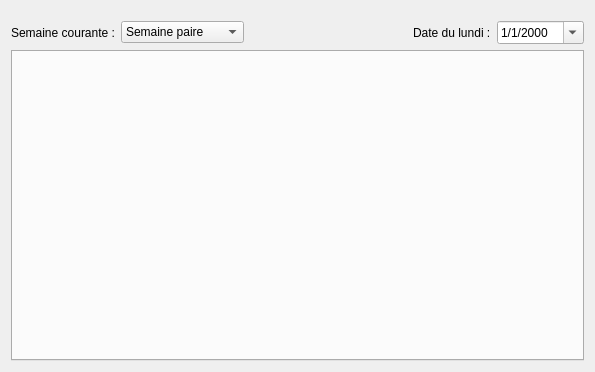
<?xml version="1.0" encoding="UTF-8"?>
<ui version="4.0">
 <class>UsersPage</class>
 <widget class="QWizardPage" name="UsersPage">
  <property name="geometry">
   <rect>
    <x>0</x>
    <y>0</y>
    <width>595</width>
    <height>372</height>
   </rect>
  </property>
  <property name="windowTitle">
   <string/>
  </property>
  <property name="title">
   <string>Elèves</string>
  </property>
  <property name="subTitle">
   <string>Sélectionner les élèves qui auront des khôlles dans chaque matière</string>
  </property>
  <layout class="QVBoxLayout" name="verticalLayout">
   <item>
    <layout class="QHBoxLayout" name="horizontalLayout">
     <property name="leftMargin">
      <number>0</number>
     </property>
     <property name="topMargin">
      <number>10</number>
     </property>
     <item>
      <widget class="QLabel" name="label">
       <property name="text">
        <string>Semaine courante :</string>
       </property>
      </widget>
     </item>
     <item>
      <widget class="QComboBox" name="comboBox">
       <item>
        <property name="text">
         <string>Semaine paire</string>
        </property>
       </item>
       <item>
        <property name="text">
         <string>Semaine impaire</string>
        </property>
       </item>
      </widget>
     </item>
     <item>
      <spacer name="horizontalSpacer">
       <property name="orientation">
        <enum>Qt::Horizontal</enum>
       </property>
       <property name="sizeHint" stdset="0">
        <size>
         <width>40</width>
         <height>20</height>
        </size>
       </property>
      </spacer>
     </item>
     <item>
      <widget class="QLabel" name="label_2">
       <property name="text">
        <string>Date du lundi :</string>
       </property>
      </widget>
     </item>
     <item>
      <widget class="QDateEdit" name="dateEdit">
       <property name="displayFormat">
        <string>d/M/yyyy</string>
       </property>
       <property name="calendarPopup">
        <bool>true</bool>
       </property>
      </widget>
     </item>
    </layout>
   </item>
   <item>
    <widget class="QTabWidget" name="tabWidget"/>
   </item>
  </layout>
 </widget>
 <resources/>
 <connections/>
</ui>
